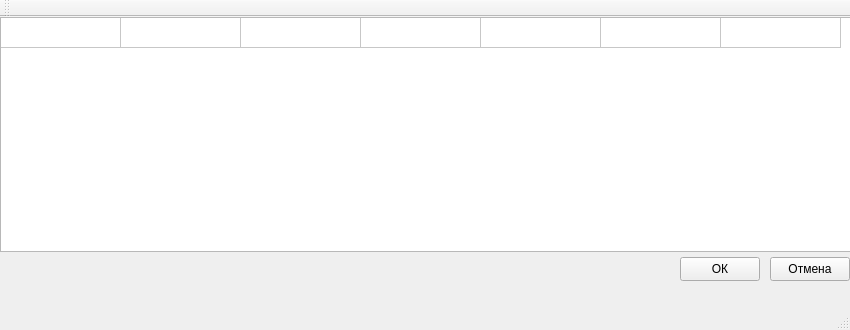
<?xml version="1.0" encoding="UTF-8"?>
<ui version="4.0">
 <class>NiiMesClass</class>
 <widget class="QMainWindow" name="NiiMesClass">
  <property name="geometry">
   <rect>
    <x>0</x>
    <y>0</y>
    <width>850</width>
    <height>330</height>
   </rect>
  </property>
  <property name="windowTitle">
   <string>NiiMes</string>
  </property>
  <widget class="QWidget" name="centralWidget">
   <widget class="QTableWidget" name="ParametersTable">
    <property name="geometry">
     <rect>
      <x>0</x>
      <y>0</y>
      <width>851</width>
      <height>235</height>
     </rect>
    </property>
    <property name="rowCount">
     <number>1</number>
    </property>
    <property name="columnCount">
     <number>7</number>
    </property>
    <attribute name="horizontalHeaderVisible">
     <bool>false</bool>
    </attribute>
    <attribute name="horizontalHeaderDefaultSectionSize">
     <number>120</number>
    </attribute>
    <attribute name="verticalHeaderVisible">
     <bool>false</bool>
    </attribute>
    <row/>
    <column/>
    <column/>
    <column/>
    <column/>
    <column/>
    <column/>
    <column/>
   </widget>
   <widget class="QPushButton" name="OKButton">
    <property name="geometry">
     <rect>
      <x>680</x>
      <y>240</y>
      <width>80</width>
      <height>24</height>
     </rect>
    </property>
    <property name="text">
     <string>ОК</string>
    </property>
   </widget>
   <widget class="QPushButton" name="CancelButton">
    <property name="geometry">
     <rect>
      <x>770</x>
      <y>240</y>
      <width>80</width>
      <height>24</height>
     </rect>
    </property>
    <property name="text">
     <string>Отмена</string>
    </property>
   </widget>
  </widget>
  <widget class="QMenuBar" name="menuBar">
   <property name="geometry">
    <rect>
     <x>0</x>
     <y>0</y>
     <width>850</width>
     <height>21</height>
    </rect>
   </property>
  </widget>
  <widget class="QToolBar" name="mainToolBar">
   <attribute name="toolBarArea">
    <enum>TopToolBarArea</enum>
   </attribute>
   <attribute name="toolBarBreak">
    <bool>false</bool>
   </attribute>
  </widget>
  <widget class="QStatusBar" name="statusBar"/>
 </widget>
 <layoutdefault spacing="6" margin="11"/>
 <resources/>
 <connections/>
</ui>
